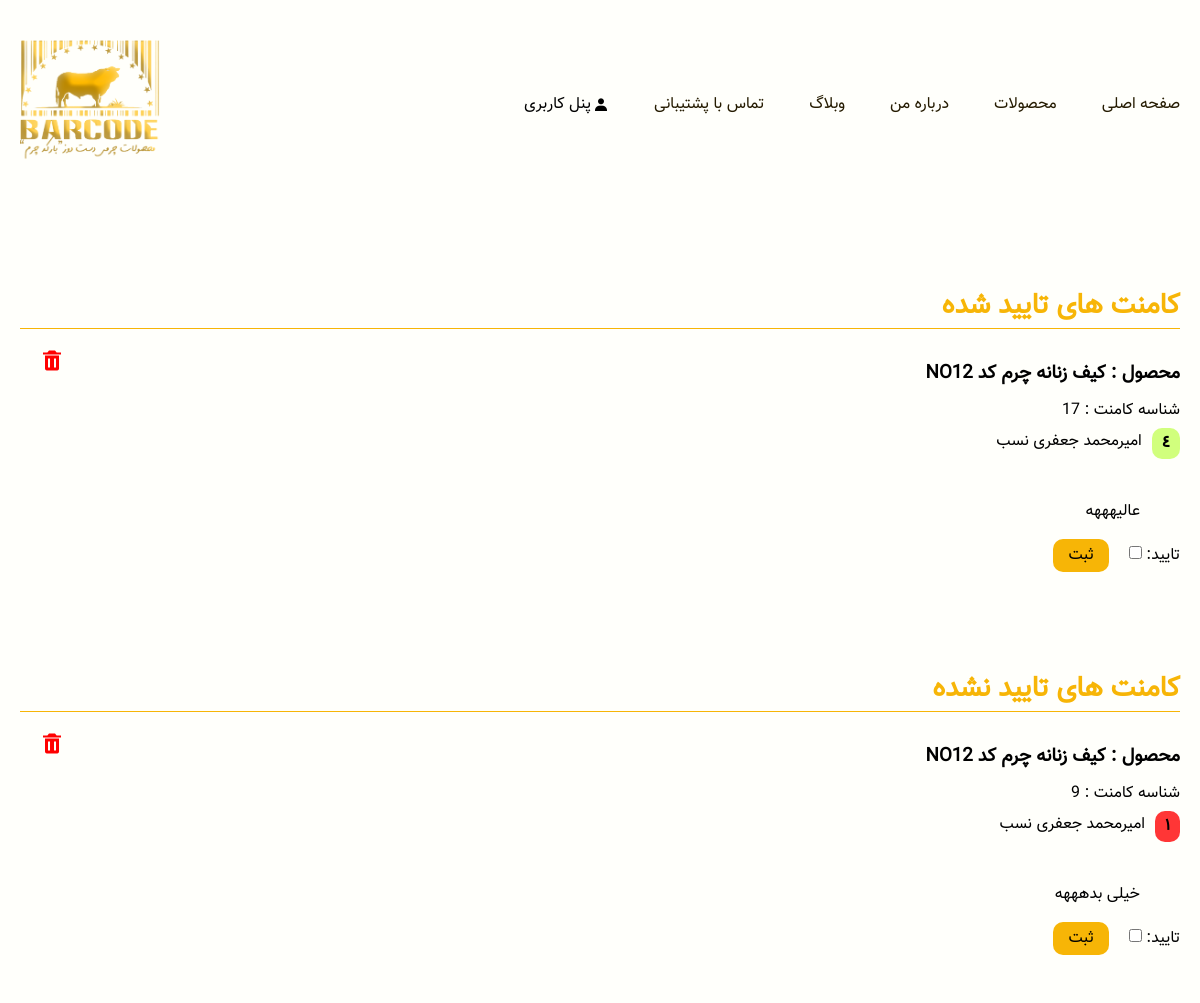
Page /adminpanel/comments/ (signed in) on the committed database.
### products/models.py (models this page shows, shortened)
class Comment(models.Model):
    user = models.ForeignKey(User,on_delete=models.CASCADE,related_name='user_comment')
    product = models.ForeignKey(Product,on_delete=models.CASCADE,related_name='product_comment')
    body = models.TextField(max_length=120)
    score = models.IntegerField(default=0,validators=
        [
            MaxValueValidator(5),
            MinValueValidator(0)
        ])
    approved = models.BooleanField(default=False)
    created = jmodels.jDateTimeField(auto_now_add=True)

class Product(models.Model):
    title = models.CharField(max_length=80)
    peresentimage = models.ImageField(upload_to='static/images/products',default=None)
    price = models.CharField(max_length=12)
    features = models.TextField()
    description = models.TextField()
    number = models.PositiveIntegerField()
    colors = models.CharField(max_length=200)
    slug = models.SlugField(auto_created=True,unique=True,allow_unicode=True)
    created = jmodels.jDateTimeField(auto_now_add=True)
    updated = jmodels.jDateTimeField(auto_now=True)
    discount = models.BooleanField(default=False)
    offprice = models.CharField(blank=True,null=True,max_length=12)
    class Meta:
        ordering = ('created',)

### adminpanel/views.py (the view, shortened to what this page needs)
# urls.py: path('comments/',views.CommentsAdminView.as_view(),name='comments'),
class CommentsAdminView(LoginRequiredMixin,View):
    form_class = ApproveCommentForm
    def get(self,request):
        if request.user.username == '09398708391':
            comments = Comment.objects.all()
            return render(request,'adminpanel/comments.html',{'comments':comments,'approve_form':self.form_class})
        else:
            return redirect('home:home')

### adminpanel/templates/adminpanel/comments.html (shortened to what this page needs)
{% extends 'base.html' %}
{% load static %}
{% load humanize %}
{% load jformat %}
{% block content %}
<div class="admin container">
    <div class="comments" id="approved-comments">
        <h2>کامنت های تایید شده</h2>
        {% for comment in comments %}
            {% if comment.approved %}
                <div class="comment">
                    <h3>محصول : {{comment.product.title}} </h3>
                    <p> شناسه کامنت : {{comment.id}} </p>
                    <div class="top-sec">
                        <div class="score score-{{comment.score}}">{{comment.score}}</div>
                        <div class="name">
                            <p>{{comment.user.first_name}} {{comment.user.last_name}}</p>
                        </div>
                    </div>
                    <div class="bottom-sec">
                        <div class="desc">
                            <p>{{comment.body}}</p>
                        </div>
                    </div>
                    {% if request.user.username == '09398708391' %}
                        <div class="admin-delete">
                            <a href="{% url 'adminpanel:delete-comment' comment.id %}"><i class='bx bxs-trash'></i></a>
                        </div>
                    {% endif %}
                    <form action="" method="post" class="comment-approve-form" data-comment-id="{{comment.id}}">
                        {{approve_form.as_p}}
                        <input type="submit" value="ثبت">
                    </form>
                </div>
            {% endif %}
        {% endfor %}
    </div>
    <div class="comments" id="notapproved-comments">
    <h2>کامنت های تایید نشده</h2>
        {% for comment in comments %}
            {% if comment.approved == False %}
                <div class="comment">
                    <h3>محصول : {{comment.product.title}} </h3>
                    <p> شناسه کامنت : {{comment.id}} </p>
                    <div class="top-sec">
                        <div class="score score-{{comment.score}}">{{comment.score}}</div>
                        <div class="name">
                            <p>{{comment.user.first_name}} {{comment.user.last_name}}</p>
                        </div>
                    </div>
                    <div class="bottom-sec">
                        <div class="desc">
                            <p>{{comment.body}}</p>
                        </div>
                    </div>
                    {% if request.user.username == '09398708391' %}
                        <div class="admin-delete">
                            <a href="{% url 'adminpanel:delete-comment' comment.id %}"><i class='bx bxs-trash'></i></a>
                        </div>
                    {% endif %}
                    <form action="" method="post" class="comment-approve-form" data-comment-id="{{comment.id}}">
                        {{approve_form.as_p}}
                        <input type="submit" value="ثبت">
                    </form>
                </div>
            {% endif %}
        {% endfor %}
    </div>
</div>
{% endblock %}

### static/css/styles.css (style rules this page uses)
* { margin: 0; padding: 0; font-family: Vazir2; }
* { scrollbar-width: thin; scrollbar-color: #f7b506 #d4d4d4; }
body { background-color: #fffffb; }
a { color: #251b01; text-decoration: none; }
.container { max-width: 1440px; margin: 0 auto; }
input { font-size: 16px !important; outline: none; }
.comment-sec .comments, .admin .comments { margin-top: 75px; }
.comment-sec .comments .comment, .admin .comments .comment { border-top: 1px solid #f7b506; padding: 20px 0px; position: relative; }
.admin .comments .comment h3 { margin: 10px 0px; }
.comment-approve-form { display: flex; align-items: center; gap: 20px; margin-top: 15px; }
.comment-approve-form input[type="submit"] { border: none; border-radius: 10px; background-color: #f7b506; padding: 5px 15px; cursor: pointer; }
.comment-sec .comments .comment .top-sec , .admin .comments .comment .top-sec { display: flex; align-items: center; }
.comment-sec .comments .comment .admin-delete, .admin .comments .comment .admin-delete { position: absolute; left: 20px; top: 20px; }
.comment-sec .comments .comment .admin-delete i, .admin .comments .comment .admin-delete i { font-size: 24px; color: red; }
.comment-sec .comments .comment .score, .admin .comments .comment .score { float: right; padding: 3px 10px; border-radius: 10px; margin-top: 5px; margin-left: 10px; font-weight: 600; }
.score-1 { background-color: #ff3636; }
.score-4 { background-color: #d1ff7d; }
.comment-sec .comments .comment .desc, .admin .comments .comment .desc { margin-top: 40px; margin-right: 40px; }
.admin { margin-bottom: 100px; }
.admin h2 { color: #f7b506; font-size: 28px; }
.admin form input[type="submit"] { background-color: #f7b506; padding: 4px 15px; border: none; border-radius: 10px; cursor: pointer; }
@media (max-width: 1440px) { .admin { padding: 0 20px; } }

### rows in the picture
Comment: product "کیف زنانه چرم کد NO12", id "17", score "٤", user.first_name "امیرمحمد", user.last_name "جعفری نسب", body "عالیهههه"
Comment: product "کیف زنانه چرم کد NO12", id "9", score "١", user.first_name "امیرمحمد", user.last_name "جعفری نسب", body "خیلی بدهههه"
